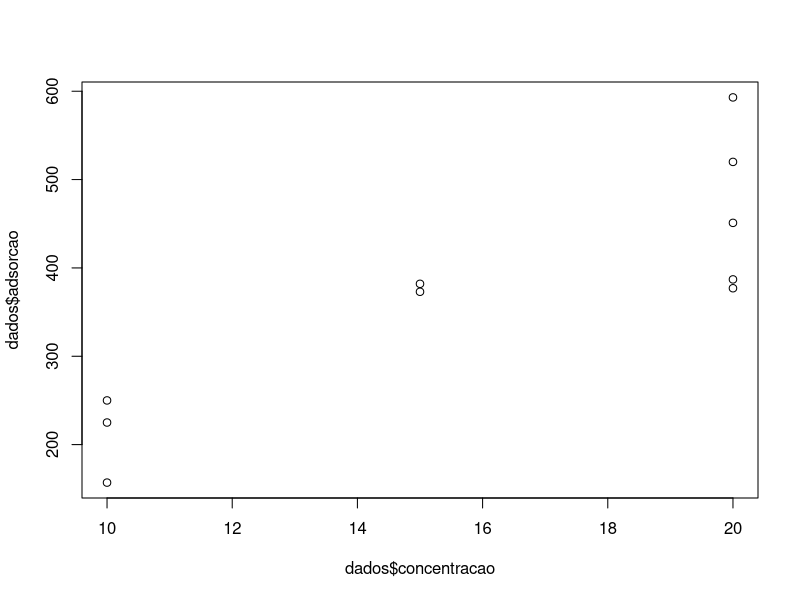
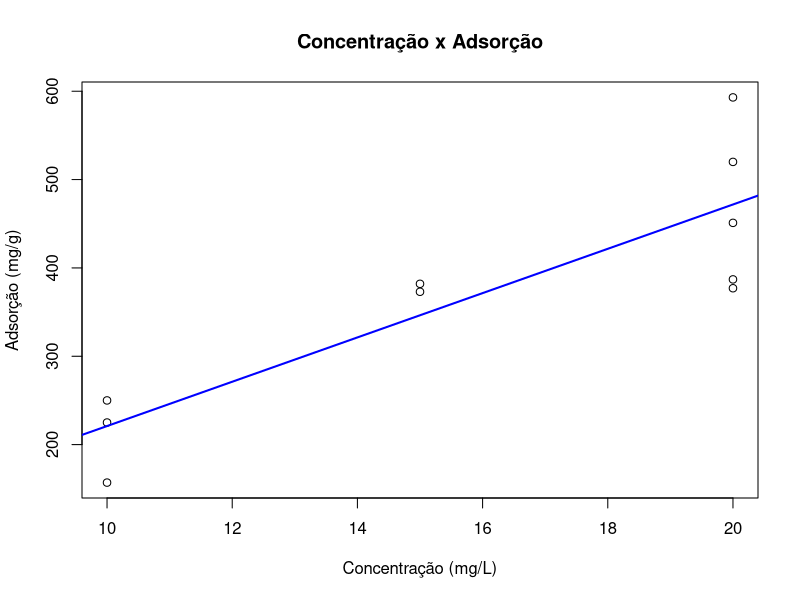
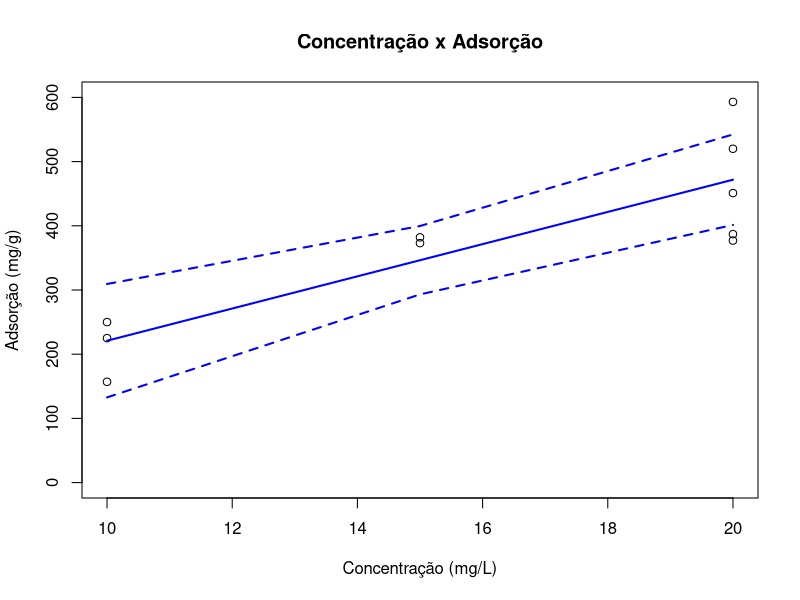
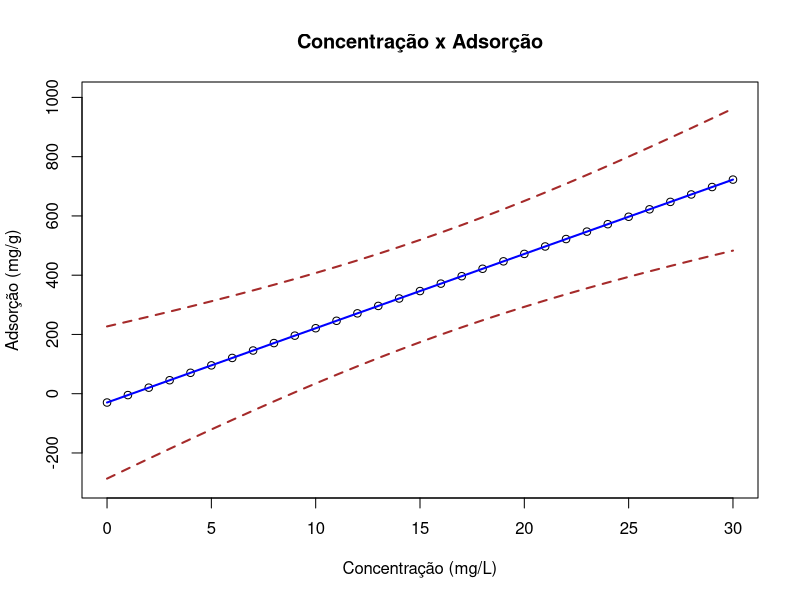
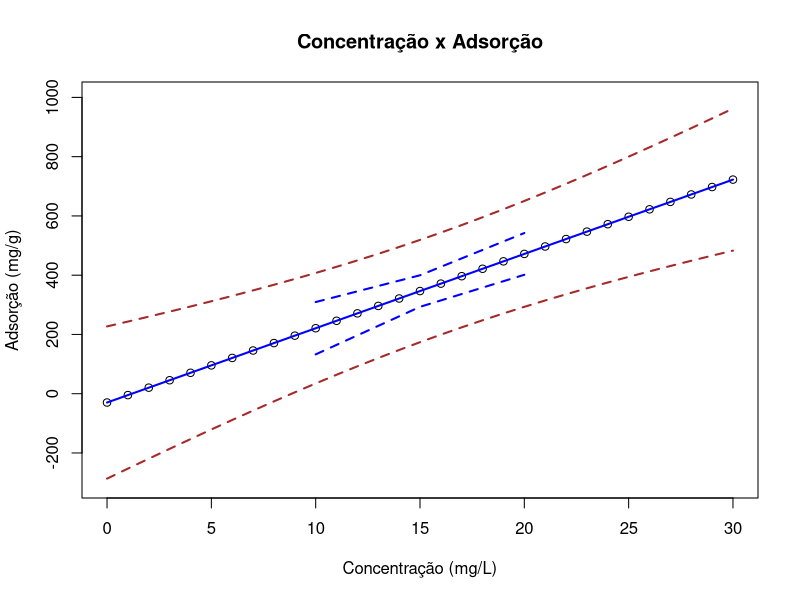

Reproduce these figures in R, in order.
## ---- chunk 1
dados <- data.frame(
  concentracao = c(10, 20, 20, 20, 10, 20, 10, 20, 15, 15),
  adsorcao = c(250, 520, 387, 593, 157, 377, 225, 451, 382, 373)
)
dados
## ---- chunk 2
summary(dados)
sd(dados$concentracao)
sd(dados$adsorcao)
## ---- chunk 3
plot(dados$concentracao, dados$adsorcao)
## ---- chunk 4
cor(dados$concentracao, dados$adsorcao)
## ---- chunk 5
cor.test(dados$concentracao, dados$adsorcao)
## ---- chunk 6
modelo <- lm(adsorcao ~ concentracao, data = dados)
modelo
## ---- chunk 7
anova(modelo)
## ---- chunk 8
summary(modelo)
## ---- chunk 9
coef(modelo) # coeficientes
## ---- chunk 10
confint(modelo) # IC para os coef.
## ---- chunk 11
plot(dados$concentracao, dados$adsorcao,
     main = "Concentração x Adsorção",
     xlab = "Concentração (mg/L)",
     ylab = "Adsorção (mg/g)")
abline(modelo, col = "blue", lwd = 2)
## ---- chunk 12
residuos <- residuals(modelo)
SQRes <- sum(residuos^2)
SQRes
## ---- chunk 13
GL_Res <- length(dados$adsorcao) - length(coef(modelo))
GL_Res
## ---- chunk 14
QMRes <- SQRes / GL_Res
QMRes
sqrt(QMRes)
## ---- chunk 15
preditos <- predict(modelo, interval = "confidence")
head(preditos)
colnames(preditos) <- c("adsorcao_estimada", "lim_inf", "lim_sup") 
head(preditos)
## ---- chunk 16
dados <- cbind(dados, preditos)
dados
## ---- chunk 17
dados <- dados[order(dados$concentracao),]
dados
## ---- chunk 18
# dispersão
plot(dados$concentracao, dados$adsorcao,
     main = "Concentração x Adsorção",
     xlab = "Concentração (mg/L)",
     ylab = "Adsorção (mg/g)",
     xlim = c(10,20),
     ylim = c(0, 600))
# valores estimados
lines(dados$concentracao, dados$adsorcao_estimada,
      col = "blue", lty = 1, lwd = 2) 
# IC
lines(dados$concentracao, dados$lim_inf,
      col = "blue", lty = 2, lwd = 2)
lines(dados$concentracao, dados$lim_sup,
      col = "blue", lty = 2, lwd = 2) 
## ---- chunk 19
new_data <- data.frame(concentracao = seq(0,30, by = 1))
preditos_new <- predict(modelo, newdata = new_data,
                        interval = "prediction")
preditos_new <- cbind(new_data, preditos_new)
head(preditos_new)
## ---- chunk 20
# dispersão
plot(preditos_new$concentracao, preditos_new$fit,
     main = "Concentração x Adsorção",
     xlab = "Concentração (mg/L)",
     ylab = "Adsorção (mg/g)",
     xlim = c(0,30),
     ylim = c(-300, 1000))
# valores estimados
lines(preditos_new$concentracao, preditos_new$fit,
      col = "blue", lty = 1, lwd = 2) 
# IP
lines(preditos_new$concentracao, preditos_new$lwr,
      col = "brown", lty = 2, lwd = 2)
lines(preditos_new$concentracao, preditos_new$upr,
      col = "brown", lty = 2, lwd = 2) 

## ---- chunk 21
# dispersão
plot(preditos_new$concentracao, preditos_new$fit,
     main = "Concentração x Adsorção",
     xlab = "Concentração (mg/L)",
     ylab = "Adsorção (mg/g)",
     xlim = c(0,30),
     ylim = c(-300, 1000))

# valores estimados
lines(preditos_new$concentracao, preditos_new$fit,
      col = "blue", lty = 1, lwd = 2) 

# IC
lines(dados$concentracao, dados$lim_inf,
      col = "blue", lty = 2, lwd = 2)
lines(dados$concentracao, dados$lim_sup,
      col = "blue", lty = 2, lwd = 2)  

# IP
lines(preditos_new$concentracao, preditos_new$lwr,
      col = "brown", lty = 2, lwd = 2)
lines(preditos_new$concentracao, preditos_new$upr,
      col = "brown", lty = 2, lwd = 2) 
## ---- chunk 22
modelo2 <- lm(adsorcao ~ -1 + concentracao, data = dados)
modelo2
anova(modelo2)
## ---- chunk 23
summary(modelo2)
## ---- chunk 24
anova(modelo2, modelo)
## ---- chunk 25
anova(modelo2, modelo)
## ---- chunk 26
summary(modelo)
## ---- chunk 27
summary(modelo2)
## ---- chunk 28
dados <- data.frame(
  conc = c(10, 20, 20, 20, 10, 20, 10, 20, 15, 15),
  temp = c(70, 70, 80, 90, 70, 70, 90, 90, 80, 80),
  ph = c(3.0, 3.0, 3.0, 3.0, 4.0, 4.0, 4.0, 4.0, 3.5, 3.5),
  adsorcao = c(250, 520, 387, 593, 157, 377, 225, 451, 382, 373)
)
dados
## ---- chunk 29
# regressão múltipla
modelo3 <- lm(adsorcao ~ conc + temp + ph, data = dados)
modelo3
anova(modelo3)
## ---- chunk 30
coef(modelo3) # coeficientes
## ---- chunk 31
confint(modelo3) # IC para os coef.

## ---- chunk 32
summary(modelo3)
## ---- chunk 33
preditos_mod3 <- predict(modelo3, interval = "confidence")
head(preditos_mod3)
colnames(preditos_mod3) <- c("adsorcao_estimada", "lim_inf", "lim_sup") 
head(preditos_mod3)
## ---- chunk 34
dados <- cbind(dados, preditos_mod3)
dados
## ---- chunk 35
new_data <- data.frame(conc = c(12, 12 , 25, 25),
                       temp = c(50, 80, 50, 80),
                       ph = c(6.0, 6.0, 6.0, 6.0))
preditos_new_mod3 <- predict(modelo3, newdata = new_data,
                        interval = "prediction")
preditos_new_mod3 <- cbind(new_data, preditos_new_mod3)
preditos_new_mod3
